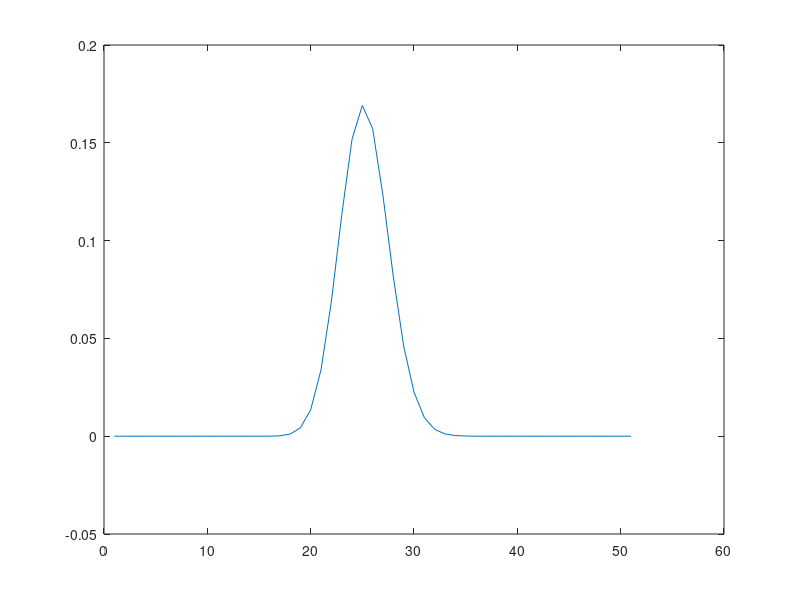

This figure's MATLAB source:
clear all;
Z=50;
M=zeros(Z+1,Z+1);
mu=0.01;s=2;
c=1;N=5;F=3;T=5;p=0.5;%%stable
%  N=5;F=3;c=1;T=2;p=0.01;%D
% N=5;F=3;c=1;T=6;p=0.8;%C stable

M(Z+1,Z+1)=1-mu;M(Z+1,Z)=mu;M(1,2)=mu;M(1,1)=1-mu;C=[];

for i=2:Z
    k=i-1;%%%population c
%%%%%%%%%%%%%%%%%%%%%%%%%%%%%%%%%%%%
  Pd=0;  
  Pc=0;
    for j_c=0:N-1
        for joc=0:i
       if j_c>k-1
            E1=0;
       else
            E1=nchoosek(k-1, j_c);
       end
       if (N-j_c-1)>(Z-k)
            E2=0;
       else
            E2=nchoosek(Z-k, N-j_c-1);
       end
       if j_c>k
            E3=0;
       else
            E3=nchoosek(k, j_c);
       end
       if (N-j_c-1)>(Z-k-1)
            E4=0;
       else
            E4=nchoosek(Z-k-1, N-j_c-1);
       end
       if joc>j_c
           E5=0;
       else
           E5=nchoosek(j_c, joc);
       end
       temp1=E1*E2*E5*p^joc*(1-p)^(j_c-joc)/nchoosek(Z-1, N-1);
       temp2=E3*E4*E5*p^joc*(1-p)^(j_c-joc)/nchoosek(Z-1, N-1);
        pi_c=F*c*(j_c+1)/N-c+(F*c*(joc+1)/(j_c+1)-c)*(T-1)*(1+p*(N-1))/N;
        pi_d=F*c*j_c/N+(T-1)*F*c*joc*(1+(1-p)*(N-1))/(N*(j_c+1));
        Pc=Pc+temp1*pi_c;
        Pd=Pd+temp2*pi_d;
        end
    end



    %%%%%%%%%%%%%%%%%%%%%%%%%%%%%%%%%
    T_jia=k*(Z-k)/((1+exp(s*(Pd-Pc)))*Z^2);
    T_jian=k*(Z-k)/((1+exp(s*(Pc-Pd)))*Z^2);
    M(i,i-1)=(1-mu)*T_jian+mu*k/Z;
    M(i,i+1)=(1-mu)*T_jia+mu*(Z-k)/Z;
    M(i,i)=1-M(i,i-1)-M(i,i+1);
end

  [V,D]=eig(M');
  [x1,x2]=find(D>0.999999);
  x=V(:,x2);
  x=x/sum(x);

plot(x)
hold on